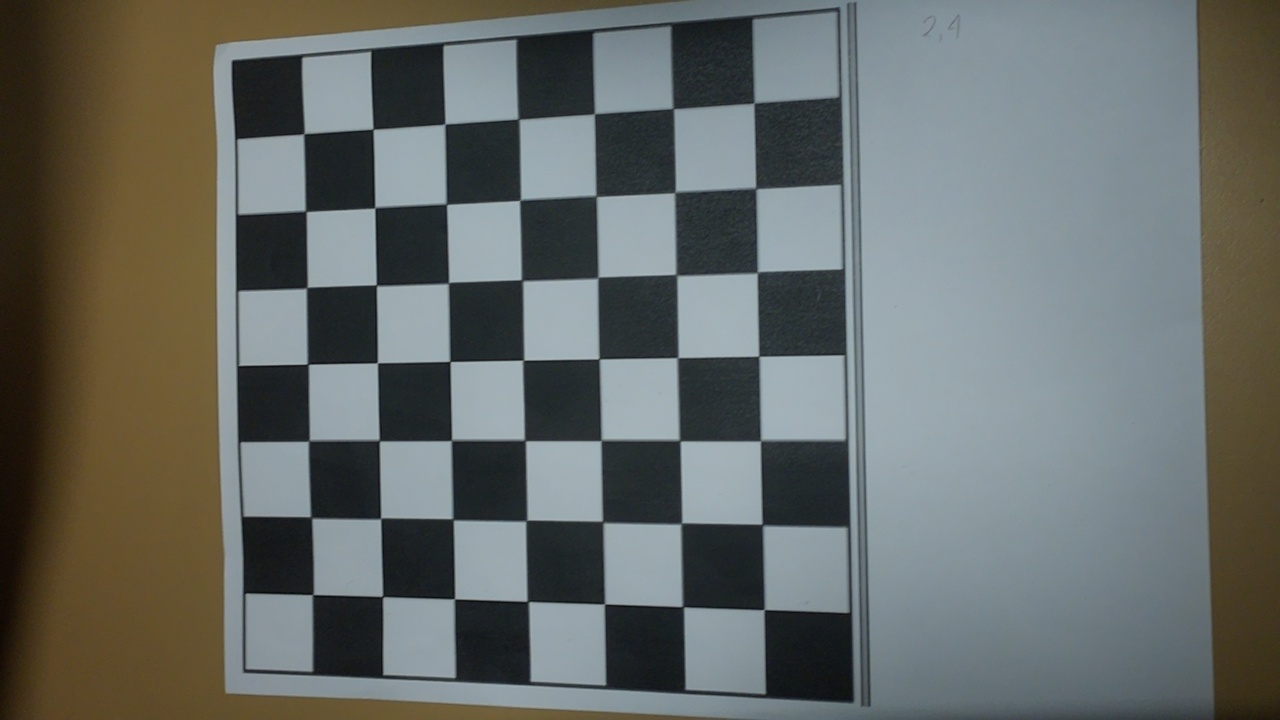
#> input picture fotos/chessboard10.jpg, 1280 x 720 px, found by its file name; its folder holds 4 pictures in this run
$ jupyter execute camara_calibration.ipynb
#> lines starting #> are read from the running program, lines starting #| are printed output that depends on the picture; long printed decimals are rounded
[cell 1]
from typing import List
import numpy as np
import imageio
import cv2
import copy
import glob
import os
from os.path import dirname, join

[cell 2]
def load_images(filenames: List) -> List:
    return [imageio.imread(filename) for filename in filenames]
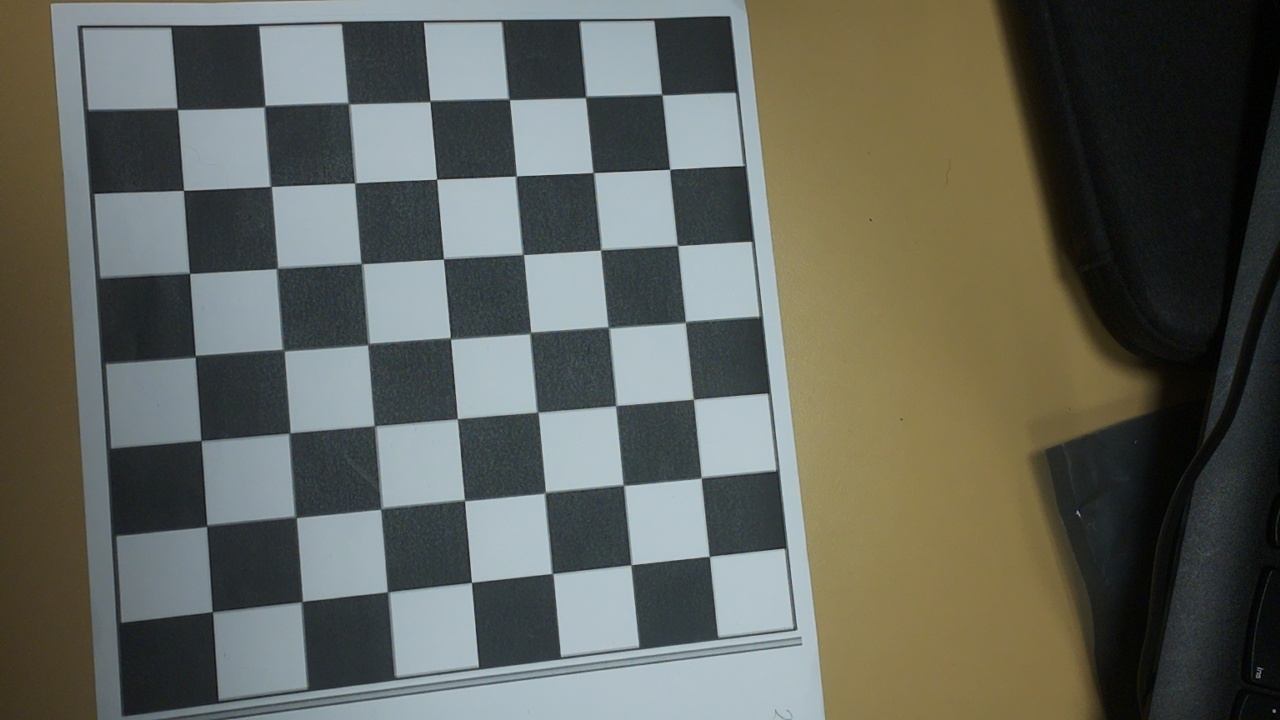
#> input picture fotos/chessboard11.jpg, 1280 x 720 px, found by its file name
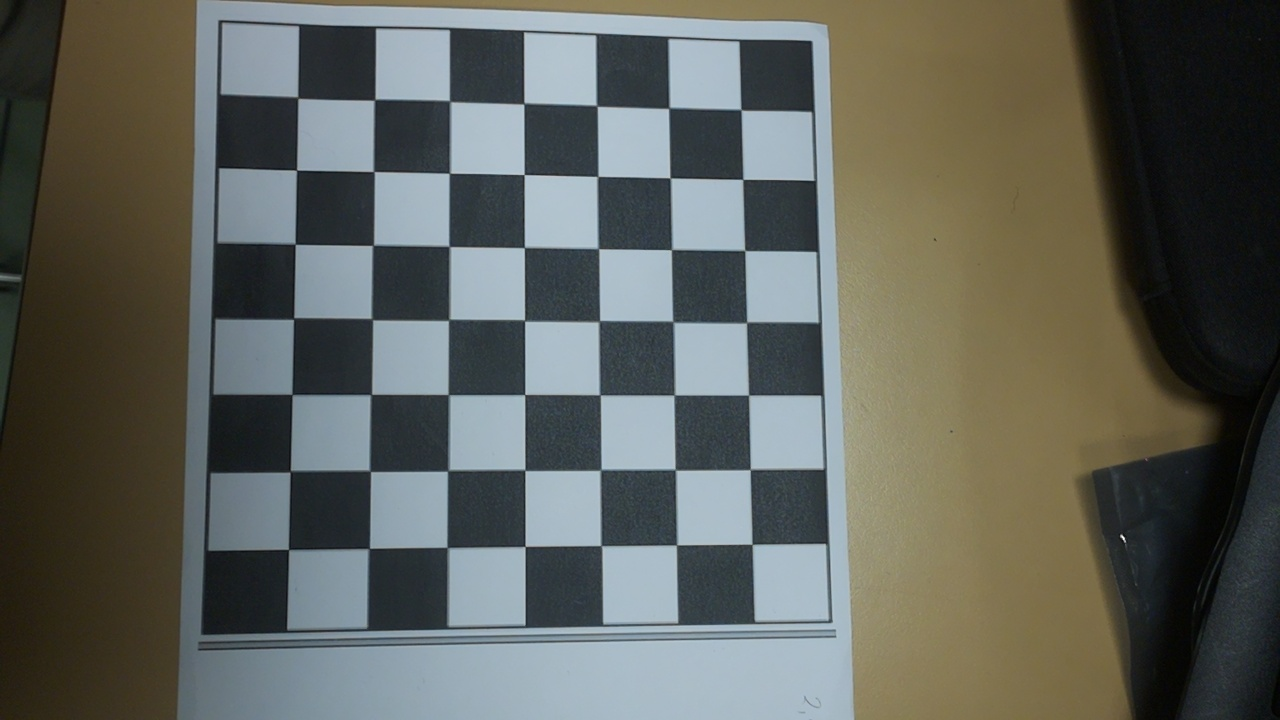
#> input picture fotos/chessboard12.jpg, 1280 x 720 px, found by its file name
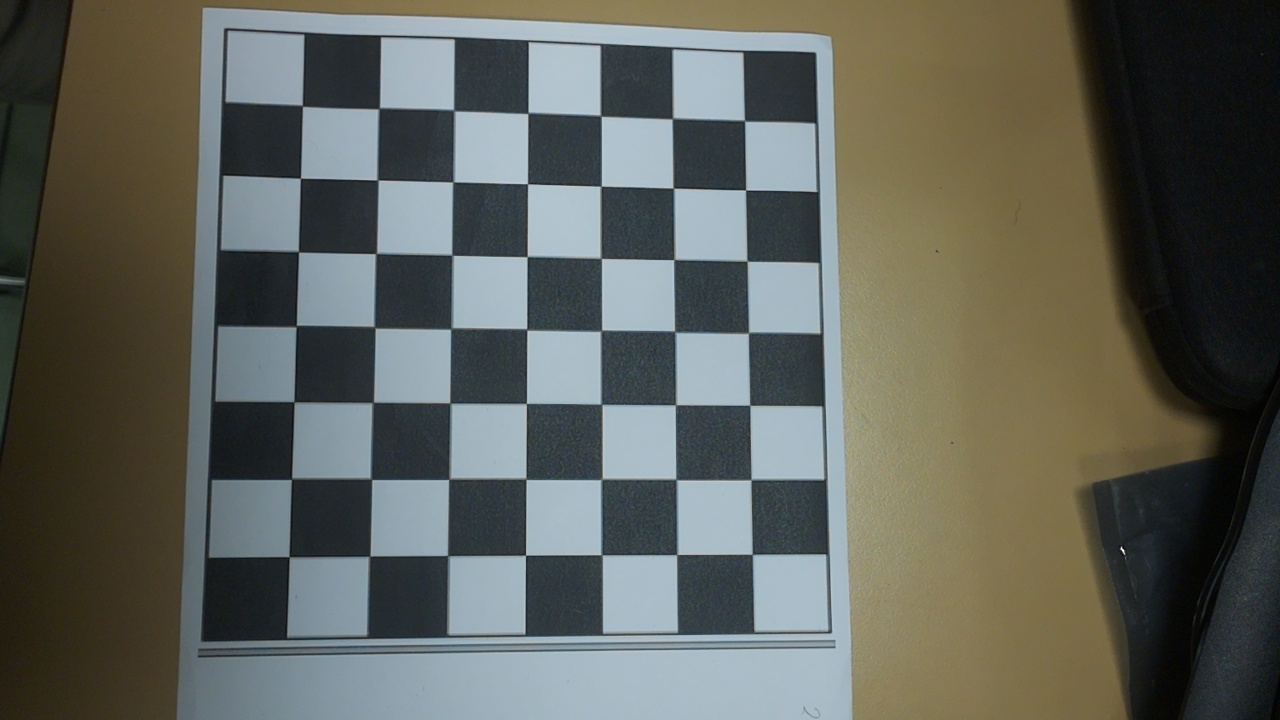
#> input picture fotos/chessboard13.jpg, 1280 x 720 px, found by its file name

[cell 3]
path = join(dirname(os.getcwd()), "Vision_Final_Project","fotos")
imgs_path = [join(path, f"{img_path}") for img_path in os.listdir(path)]
imgs = load_images(imgs_path)
#> imgs = 4 items

[cell 4]
corners = [cv2.findChessboardCorners(img,(7,7),None) for img in imgs]
#> corners = 4 items

[cell 5]
corners_copy = copy.deepcopy(corners)
#> corners_copy = 4 items
criteria = (cv2.TERM_CRITERIA_EPS + cv2.TERM_CRITERIA_MAX_ITER, 30, 0.01)

# TODO To refine corner detections with cv2.cornerSubPix() you need to input grayscale images. Build a list containing grayscale images.
imgs_gray = [cv2.cvtColor(img,cv2.COLOR_BGR2GRAY) for img in imgs]
#> imgs_gray = 4 items

corners_refined = [cv2.cornerSubPix(i, cor[1], (7,7), (-1, -1), criteria) if cor[0] else [] for i, cor in zip(imgs_gray, corners_copy)]
#> corners_refined = 4 items

[cell 6]
imgs_copy = copy.deepcopy(imgs)
#> imgs_copy = 4 items

[cell 7]
for index, (img, corner) in enumerate(zip(imgs_copy, corners)):
    if corner[0]:
        cv2.drawChessboardCorners(img, (7,7), corner[1], corner[0])
        cv2.imshow(f'Imagen {index} con esquinas', img)
        cv2.waitKey(500)
        cv2.destroyAllWindows()
#> this loop made 4 passes
#> pass 2, `cv2.imshow(f'Imagen {index} con esquinas', img)`:
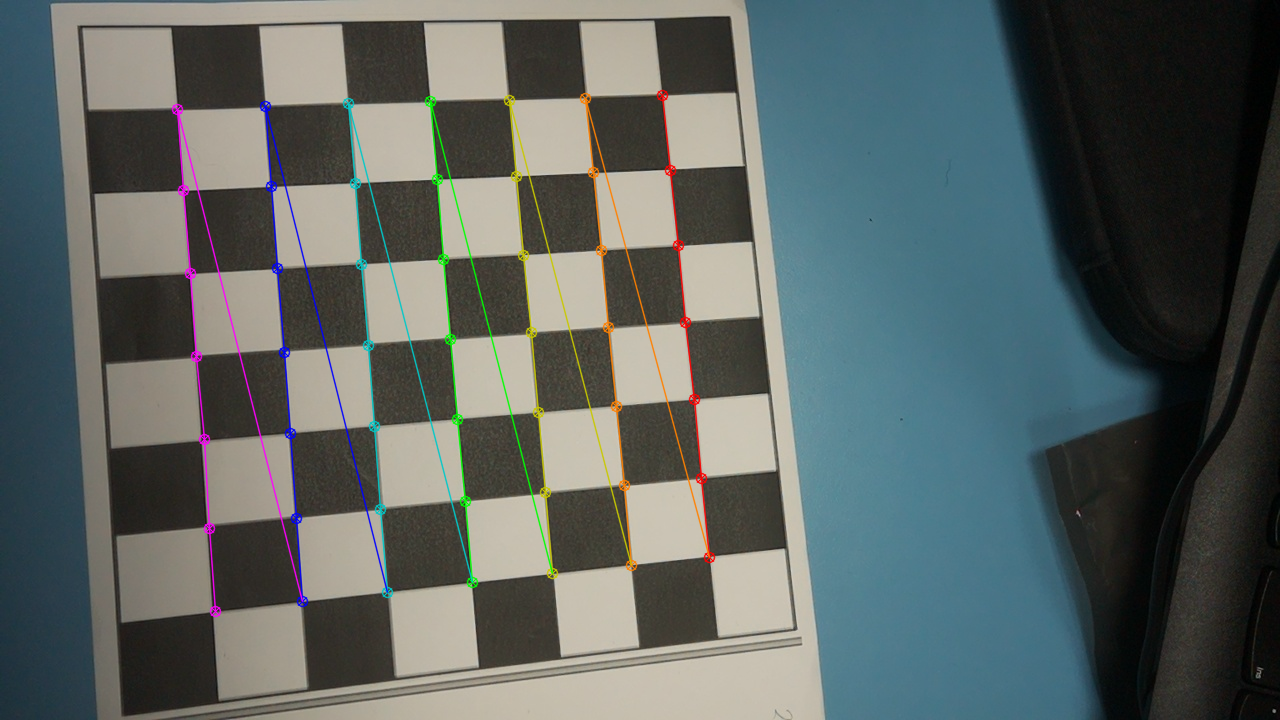
#> window 'Imagen 1 con esquinas': shape (720, 1280, 3); mean B, G, R 97.5, 99.9, 91.7

[cell 8]
def show_image(img):
    cv2.imshow('Esquinas del tablero de ajedrez', img)
    cv2.waitKey(500)
    cv2.destroyAllWindows()

def write_image(path_name,img):
    cv2.imwrite(path_name,img)

[cell 9]
def get_chessboard_points(chessboard_shape, dx, dy):
    # rows, cols = chessboard_shape
    # points = np.zeros((rows*cols,1,3),dtype=np.float32)
#> called with chessboard_shape = (7, 7), dx = 30, dy = 30
    points = []
    for y in range(chessboard_shape[1]):
        for x in range(chessboard_shape[0]):
            # points[i*cols+j] = [j*dx,i*dy,0]
            points.append([x*dx,y*dy,0])
    return np.array(points,np.float32)

[cell 10]
chessboard_points = [get_chessboard_points((7,7), 30, 30) for corner in corners_copy if corner[0]]
#> chessboard_points = 4 items

[cell 11]
valid_corners = [cor[1] for cor in corners_copy if cor[0]]
#> valid_corners = 4 items
valid_corners = np.asarray(valid_corners, dtype=np.float32)
valid_corners

[cell 12]
# TODO
imgpoints = []
for corners in valid_corners:
    imgpoints.append(corners)
#> after the loop, imgpoints = 4 items

rms, intrinsics, dist_coeffs, rvecs, tvecs = cv2.calibrateCamera(chessboard_points,imgpoints,(320,240),None,None)
#> rms = 0.853; intrinsics = [[2414.1, 0, 341.8], [0, 2334.8, 72.51], [0, 0, 1]]; dist_coeffs = [[0.388, 0.0787, -0.0666, -0.0592, -3.72]]; rvecs = ([0.366, 0.459, 1.48], [-0.382, 0.0146, 1.5], [-0.268, -0.154, 0.0216], [-0.269, -0.151, 0.029]); tvecs = ([140.7, 12.16, 807.6], [118.7, 8.47, 882.2], [-17.36, 9.34, 922.7], [-15.66, 12.64, 925.1])

extrinsics = list(map(lambda rvec, tvec: np.hstack((cv2.Rodrigues(rvec)[0], tvec)), rvecs, tvecs))
#> extrinsics = 4 items

[cell 13]
print("Intrinsics:\n", intrinsics)
#| Intrinsics:
#|  [[2.41407647e+03 0.00000000e+00 3.41788957e+02]
#|  [0.00000000e+00 2.33480474e+03 7.25069943e+01]
#|  [0.00000000e+00 0.00000000e+00 1.00000000e+00]]
print("Distortion coefficients:\n", dist_coeffs)
#| Distortion coefficients:
#|  [[ 0.3879  0.07869 -0.06664 -0.05915 -3.724 ]]
print("Root mean squared reprojection error:\n", rms)
#| Root mean squared reprojection error:
#|  0.8535
